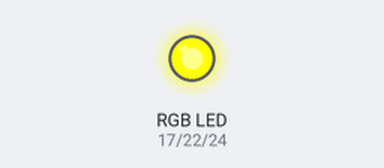
Simulated run of this program. Board: Raspberry Pi (BCM pin numbers). On the bench: an RGB LED mixed from three pins (HIGH = lit). At 0.0 s the program stops and its outputs stay as they are.

Above: at 0.1 s.
Timing chart, 0 to 1.5 s (numbered marks = the images above):
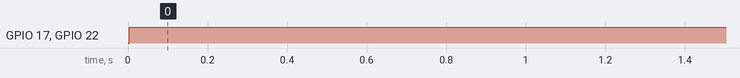

Measured:
- by itself, GPIO 17 (RED_PIN), GPIO 22 (GREEN_PIN): LOW → HIGH at 0.00 s

The program:

yellow.py
```python
#Python Program to set the colours of the RGB strip to solid YELLOW

import pigpio

RED_PIN = 17
GREEN_PIN = 22
BLUE_PIN = 24

pi = pigpio.pi()

#Set BLUE off in case it is on
pi.set_PWM_dutycycle(BLUE_PIN, 0)

#Set GREEN and RED on
pi.set_PWM_dutycycle(GREEN_PIN, 255)
pi.set_PWM_dutycycle(RED_PIN, 255)
```
